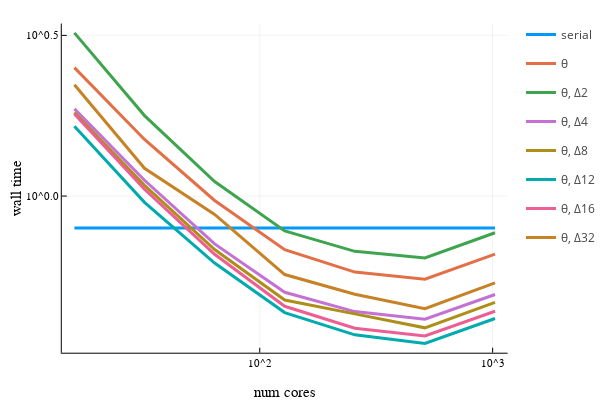

This figure's notebook cell:
### Code cell
ncores = [16, 32, 64, 128, 256, 512, 1024]
ranks = [2, 4, 8, 12, 16, 32]
# ranks = [4, 8, 12, 16]
ml = 4
cf = 4
tol = 1e-6

function readΔ(rank, nc) return parseTiming("ks_Delta$(rank)_nc$(nc)_cf$(cf)_ml$(ml)", tol) end
readθ = nc -> parseTiming("ks_nc$(nc)_cf$(cf)_ml$(ml)", tol)
# function readΔ(rank, nc) return parseTiming("ks_Delta$(rank)_nc$(nc)_cf$(cf)_ml$(ml)") end
# readθ = nc -> parseTiming("ks_nc$(nc)_cf$(cf)_ml$(ml)")

# serial timing
tser = parseTiming("ks_ml1")
pl = plot(ncores, x->tser, linewidth=3, label="serial", xaxis=("num cores", :log), yaxis=("wall time", :log))

# θ timing
# tθ = zeros(length(ncores))
# for i in 1:length(ncores)
#     tθ[i] = parseTiming("ks_nc$(ncores[i])_cf$(cf)_ml$(ml)")
# end
itersθ = parseIters("ks_nc$(ncores[1])_cf4_ml4")
tθ = readθ.(ncores)
println("θ iters: $(itersθ)")
println("θ speedup: $(tser/minimum(tθ)) @ $(ncores[argmin(tθ)])")
plot!(pl, ncores, tθ, linewidth=3, label="θ")

# Δ timings
for rank in ranks
    tΔ = zeros(length(ncores)) 
    itersΔ = parseIters("ks_Delta$(rank)_nc$(ncores[1])_cf$(cf)_ml$(ml)")
    for i in 1:length(ncores)
        tΔ[i] = readΔ(rank, ncores[i])
    end
    println("Δ$(rank) iters: $(itersΔ)")
    println("Δ$(rank) speedup: $(tser/minimum(tΔ)) @ $(ncores[argmin(tΔ)])")
    plot!(pl, ncores, tΔ, linewidth=3, label="θ, Δ$(rank)")
end
savefig(pl, "scaling_cf$(cf)_ml$(ml).png")
plot!()

# println("fmg iters: $(itersfmg)")
# println("fmg speedup: $(tser/minimum(tfmg)) @ $(ncores[argmin(tfmg)])")

### Figure 1 — Plotly figure (JSON) as saved in the notebook; plotly's stock layout.template omitted (floating-point values rounded to 4 significant figures)
{"data": [{"colorbar": {"title": ""}, "legendgroup": "serial", "line": {"color": "rgba(0, 154, 250, 1.000)", "dash": "solid", "shape": "linear", "width": 3}, "mode": "lines", "name": "serial", "showlegend": true, "type": "scatter", "x": [16, 32, 64, 128, 256, 512, 1024], "xaxis": "x", "y": [0.7954, 0.7954, 0.7954, 0.7954, 0.7954, 0.7954, 0.7954], "yaxis": "y", "zmax": null, "zmin": null}, {"colorbar": {"title": ""}, "legendgroup": "θ", "line": {"color": "rgba(227, 111, 71, 1.000)", "dash": "solid", "shape": "linear", "width": 3}, "mode": "lines", "name": "θ", "showlegend": true, "type": "scatter", "x": [16, 32, 64, 128, 256, 512, 1024], "xaxis": "x", "y": [2.51, 1.5, 0.969, 0.681, 0.58, 0.551, 0.66], "yaxis": "y", "zmax": null, "zmin": null}, {"colorbar": {"title": ""}, "legendgroup": "θ, Δ2", "line": {"color": "rgba(62, 164, 78, 1.000)", "dash": "solid", "shape": "linear", "width": 3}, "mode": "lines", "name": "θ, Δ2", "showlegend": true, "type": "scatter", "x": [16, 32, 64, 128, 256, 512, 1024], "xaxis": "x", "y": [3.22, 1.78, 1.11, 0.779, 0.673, 0.642, 0.769], "yaxis": "y", "zmax": null, "zmin": null}, {"colorbar": {"title": ""}, "legendgroup": "θ, Δ4", "line": {"color": "rgba(195, 113, 210, 1.000)", "dash": "solid", "shape": "linear", "width": 3}, "mode": "lines", "name": "θ, Δ4", "showlegend": true, "type": "scatter", "x": [16, 32, 64, 128, 256, 512, 1024], "xaxis": "x", "y": [1.87, 1.12, 0.71, 0.502, 0.437, 0.414, 0.494], "yaxis": "y", "zmax": null, "zmin": null}, {"colorbar": {"title": ""}, "legendgroup": "θ, Δ8", "line": {"color": "rgba(172, 142, 24, 1.000)", "dash": "solid", "shape": "linear", "width": 3}, "mode": "lines", "name": "θ, Δ8", "showlegend": true, "type": "scatter", "x": [16, 32, 64, 128, 256, 512, 1024], "xaxis": "x", "y": [1.82, 1.08, 0.682, 0.475, 0.43, 0.389, 0.467], "yaxis": "y", "zmax": null, "zmin": null}, {"colorbar": {"title": ""}, "legendgroup": "θ, Δ12", "line": {"color": "rgba(0, 170, 174, 1.000)", "dash": "solid", "shape": "linear", "width": 3}, "mode": "lines", "name": "θ, Δ12", "showlegend": true, "type": "scatter", "x": [16, 32, 64, 128, 256, 512, 1024], "xaxis": "x", "y": [1.65, 0.956, 0.619, 0.434, 0.37, 0.348, 0.416], "yaxis": "y", "zmax": null, "zmin": null}, {"colorbar": {"title": ""}, "legendgroup": "θ, Δ16", "line": {"color": "rgba(237, 94, 147, 1.000)", "dash": "solid", "shape": "linear", "width": 3}, "mode": "lines", "name": "θ, Δ16", "showlegend": true, "type": "scatter", "x": [16, 32, 64, 128, 256, 512, 1024], "xaxis": "x", "y": [1.8, 1.05, 0.659, 0.454, 0.388, 0.367, 0.438], "yaxis": "y", "zmax": null, "zmin": null}, {"colorbar": {"title": ""}, "legendgroup": "θ, Δ32", "line": {"color": "rgba(198, 130, 37, 1.000)", "dash": "solid", "shape": "linear", "width": 3}, "mode": "lines", "name": "θ, Δ32", "showlegend": true, "type": "scatter", "x": [16, 32, 64, 128, 256, 512, 1024], "xaxis": "x", "y": [2.22, 1.22, 0.877, 0.57, 0.495, 0.446, 0.537], "yaxis": "y", "zmax": null, "zmin": null}], "layout": {"annotations": [], "height": 400, "legend_position": {"bgcolor": "rgba(255, 255, 255, 1.000)", "bordercolor": "rgba(0, 0, 0, 1.000)", "borderwidth": 1, "font": {"color": "rgba(0, 0, 0, 1.000)", "family": "sans-serif", "size": 11}, "title": {"font": {"color": "rgba(0, 0, 0, 1.000)", "family": "sans-serif", "size": 15}, "text": ""}, "tracegroupgap": 0, "traceorder": "normal", "x": 1, "xanchor": "auto", "y": 1, "yanchor": "auto"}, "margin": {"b": 20, "l": 0, "r": 0, "t": 20}, "paper_bgcolor": "rgba(255, 255, 255, 1.000)", "plot_bgcolor": "rgba(255, 255, 255, 1.000)", "showlegend": true, "width": 600, "xaxis": {"anchor": "y", "domain": [0.1209, 0.9934], "gridcolor": "rgba(0, 0, 0, 0.100)", "gridwidth": 0.5, "linecolor": "rgba(0, 0, 0, 1.000)", "mirror": false, "range": [1.15, 3.064], "showgrid": true, "showline": true, "showticklabels": true, "tickangle": 0, "tickcolor": "rgb(0, 0, 0)", "tickfont": {"color": "rgba(0, 0, 0, 1.000)", "family": "sans-serif", "size": 11}, "tickmode": "array", "ticks": "inside", "ticktext": ["10^2", "10^3"], "tickvals": [100, 1000], "title": "num cores", "titlefont": {"color": "rgba(0, 0, 0, 1.000)", "family": "sans-serif", "size": 15}, "type": "log", "visible": true, "zeroline": false, "zerolinecolor": "rgba(0, 0, 0, 1.000)"}, "yaxis": {"anchor": "x", "domain": [0.07581, 0.9902], "gridcolor": "rgba(0, 0, 0, 0.100)", "gridwidth": 0.5, "linecolor": "rgba(0, 0, 0, 1.000)", "mirror": false, "range": [-0.4874, 0.5368], "showgrid": true, "showline": true, "showticklabels": true, "tickangle": 0, "tickcolor": "rgb(0, 0, 0)", "tickfont": {"color": "rgba(0, 0, 0, 1.000)", "family": "sans-serif", "size": 11}, "tickmode": "array", "ticks": "inside", "ticktext": ["10^0.0", "10^0.5"], "tickvals": [1, 3.162], "title": "wall time", "titlefont": {"color": "rgba(0, 0, 0, 1.000)", "family": "sans-serif", "size": 15}, "type": "log", "visible": true, "zeroline": false, "zerolinecolor": "rgba(0, 0, 0, 1.000)"}}}
